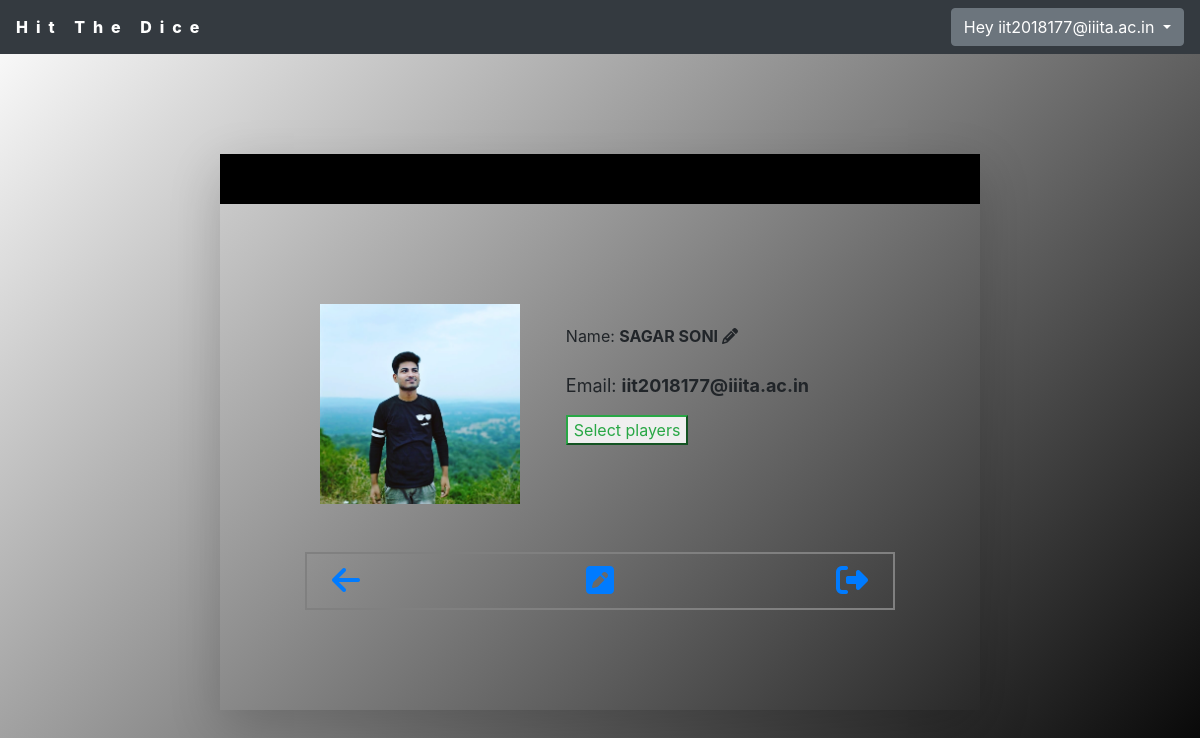
Before: /users/viewProfile (signed in) with the older database file.
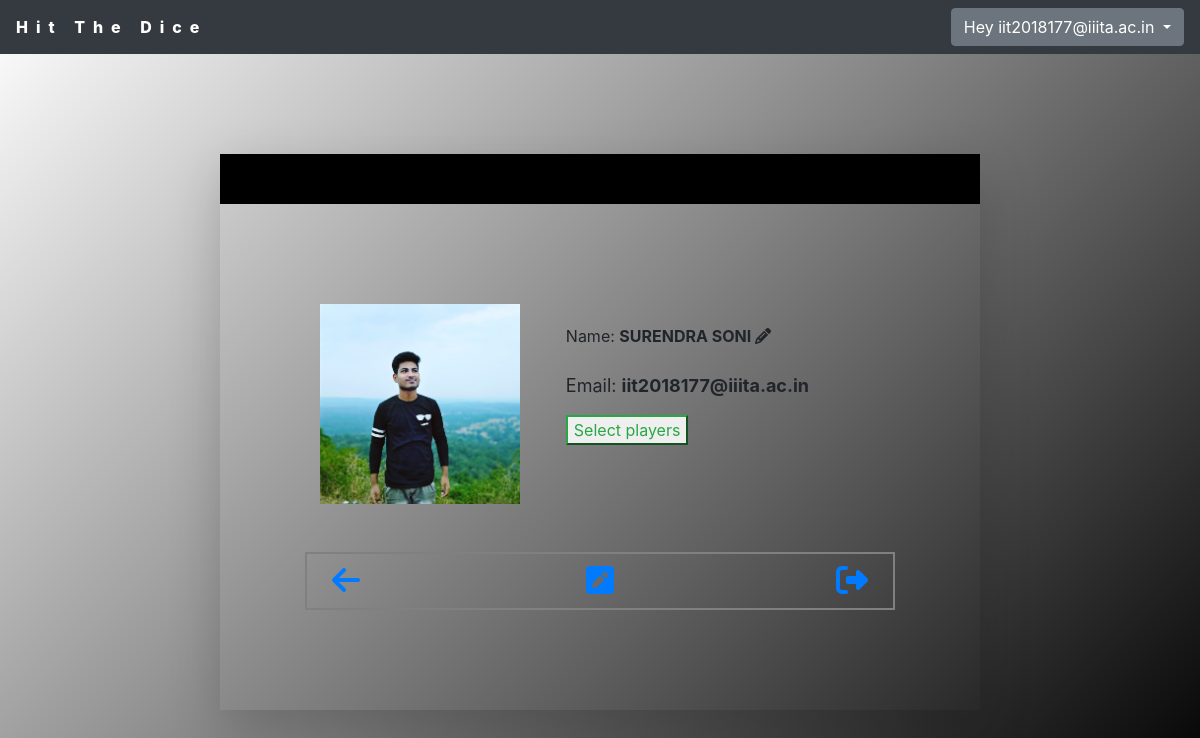
After: the same page with the newer database file.
### users/models.py (models this page shows, shortened)
class user(models.Model):
    name=models.CharField(max_length=50)
    email=models.EmailField()
    password=models.CharField(max_length=1000,default='None')
    profilePic=models.ImageField(null=True)
    isActive=models.BooleanField(null=True)

### users/views.py (the view)
# urls.py: path('viewProfile',views.viewProfile,name='viewProfile'),
def viewProfile(request):
    try:
        tuser = user.objects.get(email=request.session['loguser'])
        params={'profile':tuser}
        return render(request,'users/viewProfile.html',params)
    except:
        messages.error(request,'Please login')
        return HttpResponseRedirect('/users/mylogin')

### users/templates/users/viewProfile.html (shortened to what this page needs)
{% extends 'users/basic.html' %}
{%block body %}
<div class="container">
  <div class="row" id="mainrow">
    <div class="col-sm-2 col-md-2 col-xs-12"></div>
    <div class="col-sm-12 col-md-8 col-xl-8 col-lg-8 col-xs-12 shadow-lg" id="mainbox">
      <div class="row">
        <div class="col-md-5 col-sm-12">
          <img src="{{ profile.profilePic.url }}" width="200" height="200" onerror="this.src='https://cdn.icon-icons.com/icons2/1378/PNG/512/avatardefault_92824.png';"><br>
          <br><br>
        </div>
        <div class="col-md-7 col-sm-12" style="float: right;margin-top: 20px;">
          Name: <b id="username">{{profile.name}} </b><i style="cursor: pointer;" id="editable" title="Edit" class="fa fa-pencil fa-1x"></i>
          <br>
          <p style="font-size: large;">Email: <b>{{profile.email}}</b></p>
          <form action="SelectUser" method="POST">
          <button class="btn-outline-success" type="submit">Select players</button>
          </form>
        </div>
      </div>
      <div class="row" style="border: 2px solid grey; padding: 10px;">
        <div class="col-4" style="float: left;">
          <a href="/users"><i class="fa fa-arrow-left fa-2x"></i></a>
        </div>
        <div class="col-4" style="text-align: center;">
            <a title="Edit Profile" href="" data-toggle="modal" data-target="#exampleModalCenter"><i class="fa fa-pencil-square fa-2x"></i></a>
        </div>
        <div class="col-4" style="float: right;">
          <a style="float: right;" class="mytext" href="mylogout"  title="Logout"><i class="fa fa-sign-out fa-2x"></i></a>
        </div>
      </div>
    </div>
    <div class="col-sm-2 col-md-2 col-xs-12"></div>
  </div>
</div>
{% endblock%}

### users/templates/users/basic.html (shortened to what this page needs)
<!doctype html>
<html lang="en">
    <head>
    <link rel="stylesheet" href="https://stackpath.bootstrapcdn.com/bootstrap/4.4.1/css/bootstrap.min.css"
>
    </head>
    <body>
        <nav class="navbar navbar-dark bg-dark justify-content-between">
            <a class="ml15">
                <span class="word">Hit</span>
                <span class="word">The</span>
                <span class="word">Dice</span>
            </a>
            <form class="form-inline">
            {% if not request.session.slogin %}
                <a style="margin-right: 10px;color: white;" class="ml9 my-2 my-sm-0" href="mylogin" ><span class="letters" style="font-size: 20px;color: blue;">Login</span></a>
                <a style="margin-left: 10px;color: white;" class="ml13 my-2 my-sm-0" href="signup"><span style="font-size: 20px;color: olive;"> SignUp</span></a>
            {% else %}
                    <a class="btn btn-secondary dropdown-toggle" href="#" role="button" id="dropdownMenuLink" data-toggle="dropdown" aria-haspopup="true" aria-expanded="false">
                        Hey {{ request.session.loguser }}
                    </a>
            {% endif %}
            </form>
          </nav>
            {% block body %}
            {% endblock %}
    </body>
</html>

Changed rows visible on the page:
changed user "iit2018177@iiita.ac.in": name "SAGAR SONI" → "SURENDRA SONI"
